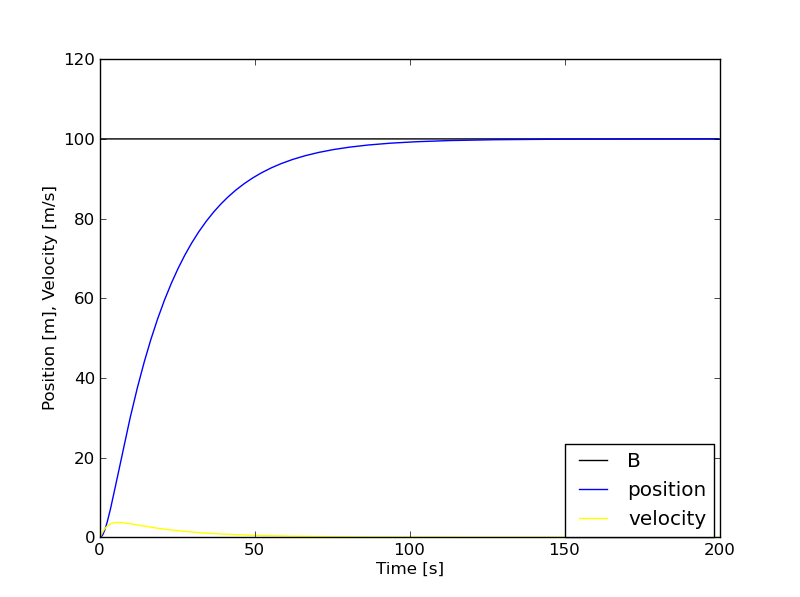

Reproduce this figure in Python.
import PID
import pylab
from pylab import *

s=0
v=0
Kp=-1.0/100
Kd=-20.0/100
Ki=0
Kf=0.1
target = 100
dt=0.1
samples=2000
yLabel = "Position [m], Velocity [m/s]"
xLabel = "Time [s]"

PID.solve(yLabel, xLabel, s, v, Kp, Kd, Ki, Kf, target, dt, samples)

pylab.ylim(0, 120)

show()
